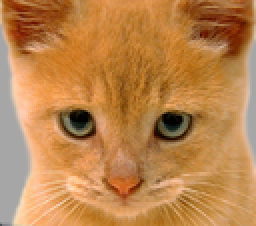
%> input picture Proj1_Hybrid_image/data/cat.bmp, 128 x 113 px, shrunk from 410 x 361 before the run (shown 2 times larger)
$ octave proj1_test_filtering.m   (GNU Octave 9; MATLAB toolbox functions it lacks are replaced by stand-ins)
%> lines starting %> are read from the running program, lines starting %| are printed output that depends on the picture
### Proj1_Hybrid_image/code/my_imfilter.m
function output = my_imfilter(image, filter)

% This function is intended to behave like the built in function imfilter()
% See 'help imfilter' or 'help conv2'. While terms like "filtering" and
% "convolution" might be used interchangeably, and they are indeed nearly
% the same thing, there is a difference:
% from 'help filter2'
%    2-D correlation is related to 2-D convolution by a 180 degree rotation
%    of the filter matrix.

% Your function should work for color images. Simply filter each color
% channel independently.

% Your function should work for filters of any width and height
% combination, as long as the width and height are odd (e.g. 1, 7, 9). This
% restriction makes it unambigious which pixel in the filter is the center
% pixel.

% Boundary handling can be tricky. The filter can't be centered on pixels
% at the image boundary without parts of the filter being out of bounds. If
% you look at 'help conv2' and 'help imfilter' you see that they have
% several options to deal with boundaries. You should simply recreate the
% default behavior of imfilter -- pad the input image with zeros, and
% return a filtered image which matches the input resolution. A better
% approach is to mirror the image content over the boundaries for padding.

% % Uncomment if you want to simply call imfilter so you can see the desired
% % behavior. When you write your actual solution, you can't use imfilter,
% % filter2, conv2, etc. Simply loop over all the pixels and do the actual
% % computation. It might be slow.
% output = imfilter(image, filter);


%%%%%%%%%%%%%%%%%%%%%%%%%% My Code %%%%%%%%%%%%%%%%%%%%%%%%%%%

filter = fliplr(flipud(filter)); % rotate the filter 180 degree
output = zeros(size(image)); % initialize output with the same size with input

% extract input's(filter's) row and col
[image_row, image_col] = size(image(:,:,1));
[filter_row, filter_col] = size(filter);

% do zero-padding with each channel
for channel = 1:size(image, 3)
    image_pad(:,:,channel) = padarray(image(:,:,channel), [(filter_row-1)/2, (filter_col-1)/2]);
end

% start filtering
for channel = 1:size(image, 3)
    im_column = im2col(image_pad(:,:,channel), [filter_row, filter_col]);
    fil_col = zeros(size(im_column, 2), 1);

    for i=1:size(im_column,2)
        fil_col(i) = sum(dot(im2col(filter, [filter_row, filter_col]) ,single(im_column(:,i))));
    end
    output(:,:,channel) = col2im(fil_col, [1, 1], [image_row, image_col]);
end

### Proj1_Hybrid_image/code/proj1_test_filtering.m
% this script has test cases to help you test my_imfilter() which you will
% write. You should verify that you get reasonable output here before using
% your filtering to construct a hybrid image in proj1.m. The outputs are
% all saved and you can include them in your writeup. You can add calls to
% imfilter() if you want to check that my_imfilter() is doing something
% similar.
close all;
clear all;
%% Setup
test_image = im2single(imread('../data/cat.bmp'));
%test_image = imread('../data/cat.bmp');
test_image = imresize(test_image, 0.7, 'bilinear'); %resizing to speed up testing
%> test_image: size 80x90x3 single
figure(1)
imshow(test_image)

%% Identify filter
%This filter should do nothing regardless of the padding method you use.
identity_filter = [0 0 0; 0 1 0; 0 0 0];

identity_image  = my_imfilter(test_image, identity_filter);
%> in my_imfilter, `[image_row, image_col] = size(image(:,:,1));`: image_row = 80; image_col = 90
%> after the loop in my_imfilter, `for channel = 1:size(image, 3)`:
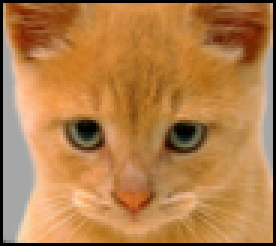
%> image_pad: size 82x92x3 single (shown 3 times larger); mean R, G, B 0.705, 0.496, 0.289
%> after the loop in my_imfilter, `for channel = 1:size(image, 3)`: fil_col = 7200 values, max 0.725 at index 632, min 0.00108 at index 2203, mean 0.302

figure(2); imshow(identity_image);
imwrite(identity_image, 'identity_image.jpg', 'quality', 95);

%% Small blur with a box filter
%This filter should remove some high frequencies
blur_filter = [1 1 1; 1 1 1; 1 1 1];
blur_filter = blur_filter / sum(sum(blur_filter)); %making the filter sum to 1

blur_image = my_imfilter(test_image, blur_filter);

figure(3); imshow(blur_image);
imwrite(blur_image, 'blur_image.jpg', 'quality', 95);

%% Large blur
%This blur would be slow to do directly, so we instead use the fact that
%Gaussian blurs are separable and blur sequentially in each direction.
large_1d_blur_filter = fspecial('Gaussian', [25 1], 10);

large_blur_image = my_imfilter(test_image, large_1d_blur_filter);
%> after the loop in my_imfilter (call 3), `for channel = 1:size(image, 3)`:
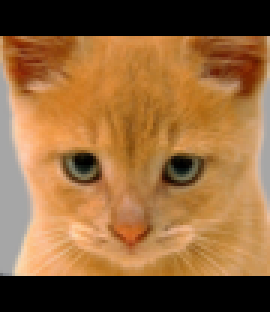
%> image_pad: size 104x90x3 single (shown 3 times larger); mean R, G, B 0.568, 0.4, 0.233
%> after the loop in my_imfilter (call 3), `for channel = 1:size(image, 3)`:
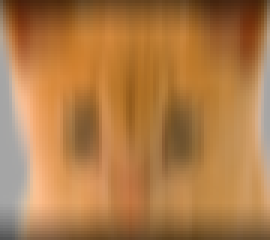
%> output: size 80x90x3 double (shown 3 times larger); mean R, G, B 0.687, 0.485, 0.284
%> after the loop in my_imfilter (call 3), `for channel = 1:size(image, 3)`: fil_col = 7200 values, max 0.664 at index 357, min 0.0416 at index 401, mean 0.284
large_blur_image = my_imfilter(large_blur_image, large_1d_blur_filter'); %notice the ' operator which transposes the filter
%> after the loop in my_imfilter (call 4), `for channel = 1:size(image, 3)`:
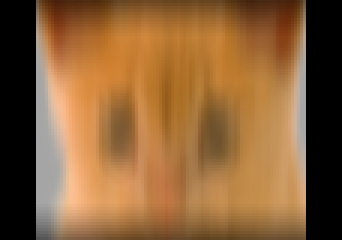
%> image_pad: size 80x114x3 double (shown 3 times larger); mean R, G, B 0.542, 0.383, 0.224
%> after the loop in my_imfilter (call 4), `for channel = 1:size(image, 3)`:
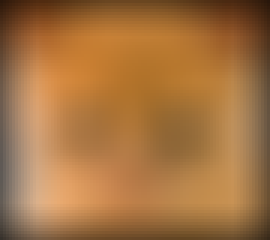
%> output: size 80x90x3 double (shown 3 times larger); mean R, G, B 0.646, 0.451, 0.256
%> after the loop in my_imfilter (call 4), `for channel = 1:size(image, 3)`: fil_col = 7200 values, max 0.541 at index 1028, min 0.0434 at index 7121, mean 0.256

figure(4); imshow(large_blur_image);
imwrite(large_blur_image, 'large_blur_image.jpg', 'quality', 95);

% %If you want to see how slow this would be to do naively, try out this
% %equivalent operation:
% tic %tic and toc run a timer and then print the elapsted time
% large_blur_filter = fspecial('Gaussian', [25 25], 10);
% large_blur_image = my_imfilter(test_image, large_blur_filter);
% toc

%% Oriented filter (Sobel Operator)
sobel_filter = [-1 0 1; -2 0 2; -1 0 1]; %should respond to horizontal gradients

sobel_image = my_imfilter(test_image, sobel_filter);
%> call 5 of my_imfilter, with filter = [-1 0 1; -2 0 2; -1 0 1]
%> after the loop in my_imfilter (call 5), `for channel = 1:size(image, 3)`:
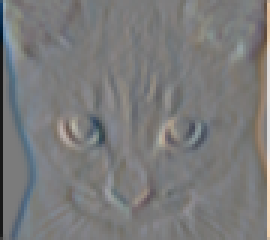
%> output: size 80x90x3 double (shown 3 times larger); mean R, G, B -0.00285, -8.05e-05, 0.00266; drawn with min black and max white
%> after the loop in my_imfilter (call 5), `for channel = 1:size(image, 3)`: fil_col = 7200 values, max 2.62 at index 7154, min -2.6 at index 77, mean 0.00266

%0.5 added because the output image is centered around zero otherwise and mostly black
figure(5); imshow(sobel_image + 0.5);
%> after `imshow(sobel_image + 0.5)`:
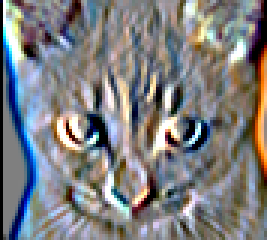
%> displayed picture: size 80x90x3, on the screen's scale of 0 to 255 (shown 3 times larger); mean R, G, B 127.6, 127.6, 129.3
imwrite(sobel_image + 0.5, 'sobel_image.jpg', 'quality', 95);


%% High pass filter (Discrete Laplacian)
laplacian_filter = [0 1 0; 1 -4 1; 0 1 0];

laplacian_image = my_imfilter(test_image, laplacian_filter);
%> (the run ends here)
